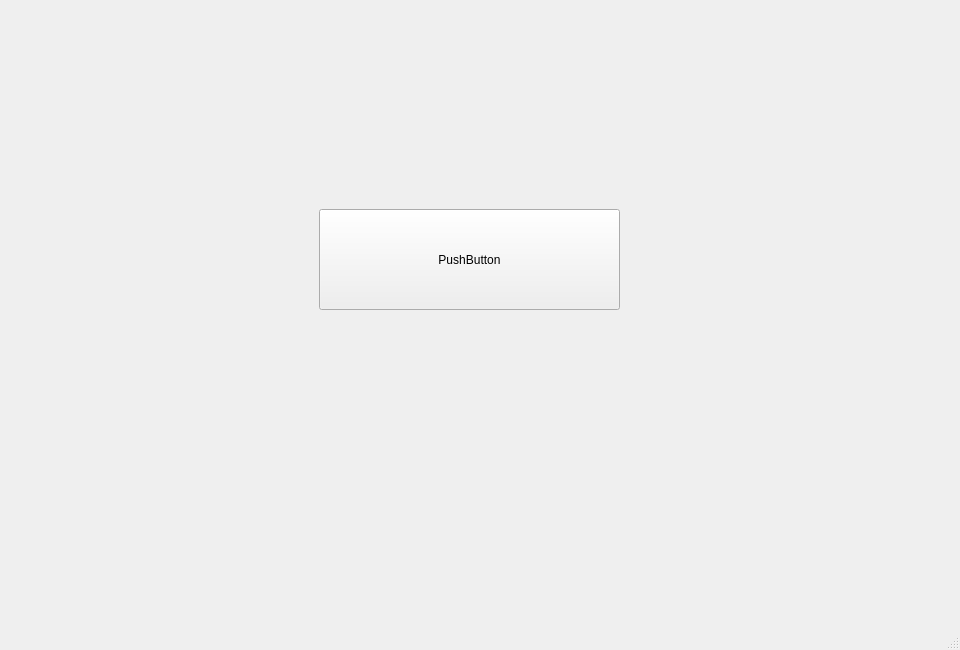
<?xml version="1.0" encoding="UTF-8"?>
<ui version="4.0">
 <class>MainWindow</class>
 <widget class="QMainWindow" name="MainWindow">
  <property name="geometry">
   <rect>
    <x>0</x>
    <y>0</y>
    <width>960</width>
    <height>650</height>
   </rect>
  </property>
  <property name="windowTitle">
   <string>MainWindow</string>
  </property>
  <widget class="QWidget" name="centralwidget">
   <layout class="QHBoxLayout" name="horizontalLayout">
    <item>
     <widget class="QStackedWidget" name="stackedWidget">
      <widget class="QWidget" name="page">
       <widget class="QPushButton" name="pushButton">
        <property name="geometry">
         <rect>
          <x>310</x>
          <y>200</y>
          <width>301</width>
          <height>101</height>
         </rect>
        </property>
        <property name="text">
         <string>PushButton</string>
        </property>
       </widget>
      </widget>
     </widget>
    </item>
   </layout>
  </widget>
  <widget class="QMenuBar" name="menubar">
   <property name="geometry">
    <rect>
     <x>0</x>
     <y>0</y>
     <width>960</width>
     <height>25</height>
    </rect>
   </property>
  </widget>
  <widget class="QStatusBar" name="statusbar"/>
 </widget>
 <resources/>
 <connections/>
</ui>
